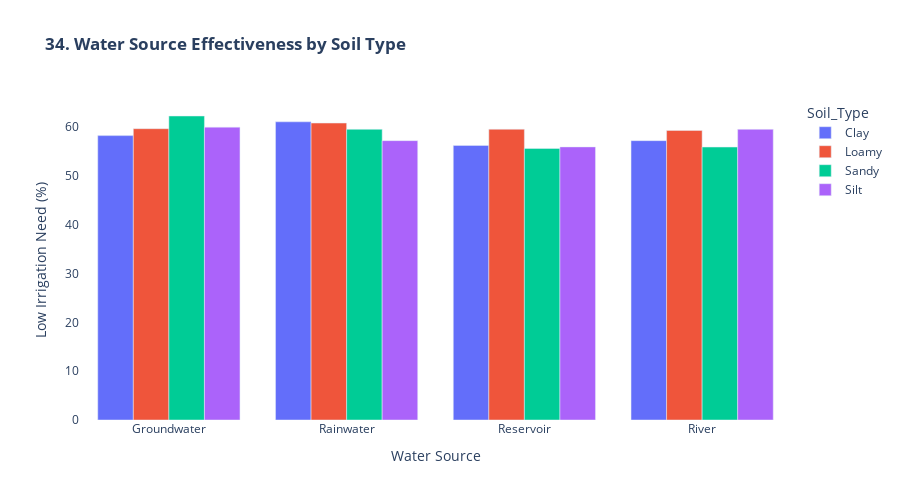

This figure's notebook cell:
### Markdown cell above
### *34. Water Source × Soil Type Compatibility*

### Code cell
print("\n34. Water Source-Soil Compatibility...")

compatibility = df.groupby(['Water_Source', 'Soil_Type'], observed=False).agg(
    Success_Rate=('Irrigation_Need', lambda x: (x == 'Low').mean() * 100),
    Samples=('Soil_Type', 'count')
).reset_index()

fig34 = px.bar(compatibility, x='Water_Source', y='Success_Rate',
               color='Soil_Type', barmode='group',
               title='<b>34. Water Source Effectiveness by Soil Type</b>',
               labels={'Success_Rate': 'Low Irrigation Need (%)', 'Water_Source': 'Water Source'})

fig34.update_layout(height=500, plot_bgcolor='white')
fig34.show()

### Figure 1 — Plotly figure (JSON) as saved in the notebook; plotly's stock layout.template omitted (floating-point values rounded to 4 significant figures)
{"data": [{"alignmentgroup": "True", "hovertemplate": "Soil_Type=Clay<br>Water Source=%{x}<br>Low Irrigation Need (%)=%{y}<extra></extra>", "legendgroup": "Clay", "marker": {"color": "#636efa", "pattern": {"shape": ""}}, "name": "Clay", "offsetgroup": "Clay", "orientation": "v", "showlegend": true, "textposition": "auto", "type": "bar", "x": ["Groundwater", "Rainwater", "Reservoir", "River"], "xaxis": "x", "y": [58.27, 61.09, 56.25, 57.23], "yaxis": "y"}, {"alignmentgroup": "True", "hovertemplate": "Soil_Type=Loamy<br>Water Source=%{x}<br>Low Irrigation Need (%)=%{y}<extra></extra>", "legendgroup": "Loamy", "marker": {"color": "#EF553B", "pattern": {"shape": ""}}, "name": "Loamy", "offsetgroup": "Loamy", "orientation": "v", "showlegend": true, "textposition": "auto", "type": "bar", "x": ["Groundwater", "Rainwater", "Reservoir", "River"], "xaxis": "x", "y": [59.68, 60.83, 59.56, 59.32], "yaxis": "y"}, {"alignmentgroup": "True", "hovertemplate": "Soil_Type=Sandy<br>Water Source=%{x}<br>Low Irrigation Need (%)=%{y}<extra></extra>", "legendgroup": "Sandy", "marker": {"color": "#00cc96", "pattern": {"shape": ""}}, "name": "Sandy", "offsetgroup": "Sandy", "orientation": "v", "showlegend": true, "textposition": "auto", "type": "bar", "x": ["Groundwater", "Rainwater", "Reservoir", "River"], "xaxis": "x", "y": [62.28, 59.55, 55.62, 55.92], "yaxis": "y"}, {"alignmentgroup": "True", "hovertemplate": "Soil_Type=Silt<br>Water Source=%{x}<br>Low Irrigation Need (%)=%{y}<extra></extra>", "legendgroup": "Silt", "marker": {"color": "#ab63fa", "pattern": {"shape": ""}}, "name": "Silt", "offsetgroup": "Silt", "orientation": "v", "showlegend": true, "textposition": "auto", "type": "bar", "x": ["Groundwater", "Rainwater", "Reservoir", "River"], "xaxis": "x", "y": [60.0, 57.23, 55.95, 59.55], "yaxis": "y"}], "layout": {"barmode": "group", "height": 500, "legend": {"title": {"text": "Soil_Type"}, "tracegroupgap": 0}, "plot_bgcolor": "white", "title": {"text": "<b>34. Water Source Effectiveness by Soil Type</b>"}, "xaxis": {"anchor": "y", "domain": [0, 1], "title": {"text": "Water Source"}}, "yaxis": {"anchor": "x", "domain": [0, 1], "title": {"text": "Low Irrigation Need (%)"}}}}
